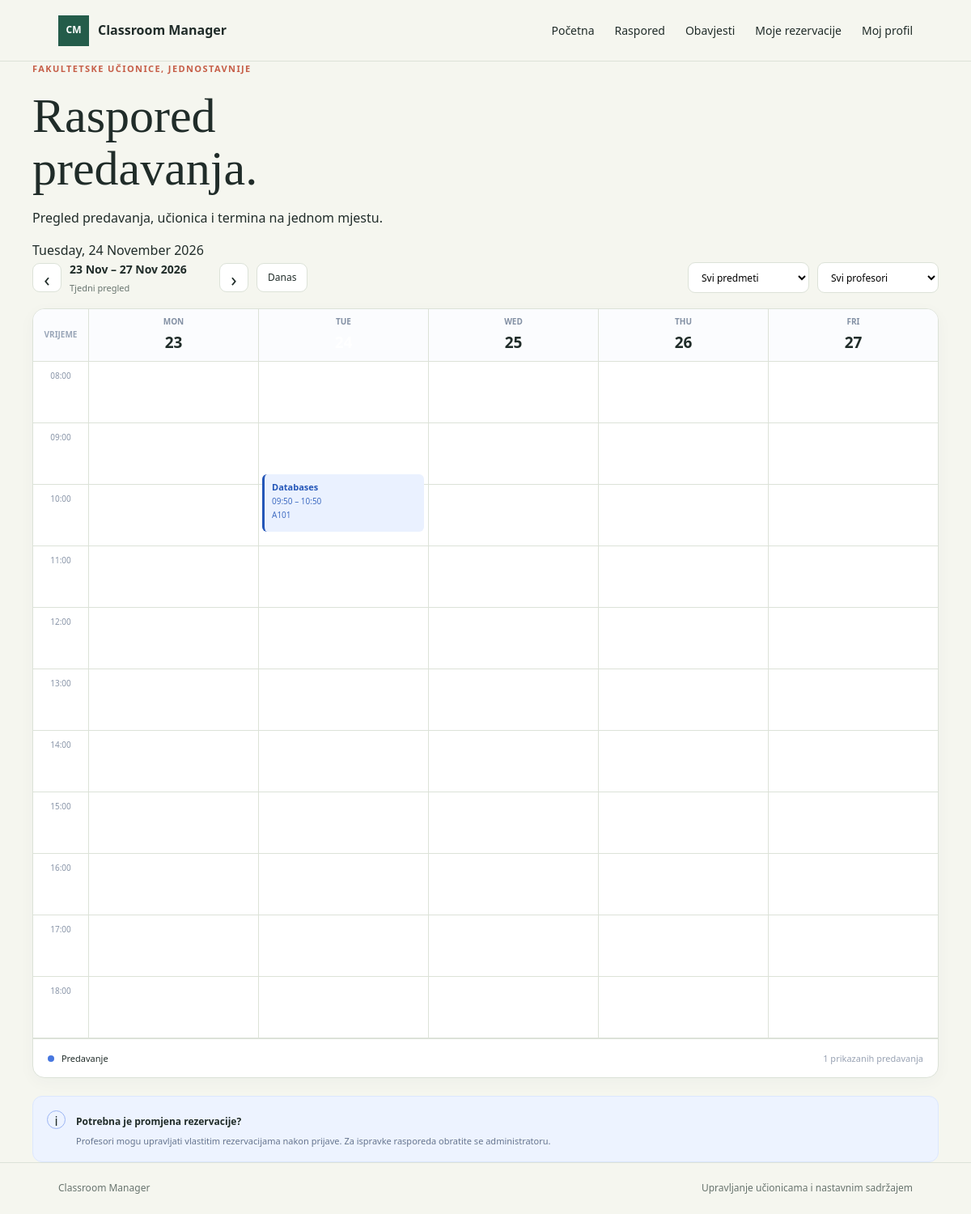
Screenshot of /timetable.php (signed in) with the database file from the repository.
### tables this page shows
CREATE TABLE `reservations` (
  `id` int NOT NULL,
  `classroom_id` int NOT NULL,
  `subject_id` int NOT NULL,
  `expected_students` int unsigned DEFAULT NULL,
  `user_id` int NOT NULL,
  `starts_at` datetime NOT NULL,
  `ends_at` datetime NOT NULL,
  `notes` text
);

CREATE TABLE `subjects` (
  `id` int NOT NULL,
  `name` varchar(150) NOT NULL
);

CREATE TABLE `classrooms` (
  `id` int NOT NULL,
  `room_code` varchar(30) NOT NULL,
  `capacity` int NOT NULL
);

### functions.php (called while the page is built, shortened)
<?php
function e(string|int|null $value): string
{
    return htmlspecialchars((string) $value, ENT_QUOTES | ENT_SUBSTITUTE, 'UTF-8');
}

### config.php (called while the page is built, shortened)
<?php
function db(): PDO
{
    static $pdo;
    if ($pdo instanceof PDO) {
        return $pdo;
    }
    $host = getenv('DB_HOST') ?: '127.0.0.1';
    $name = getenv('DB_NAME') ?: 'classroommanager';
    $user = getenv('DB_USER') ?: 'root';
    $password = getenv('DB_PASS');
    $password = $password === false ? '' : $password;
    $pdo = new PDO(
        "mysql:host={$host};dbname={$name};charset=utf8mb4",
        $user,
        $password,
        [
            PDO::ATTR_ERRMODE => PDO::ERRMODE_EXCEPTION,
            PDO::ATTR_DEFAULT_FETCH_MODE => PDO::FETCH_ASSOC,
            PDO::ATTR_EMULATE_PREPARES => false,
        ]
    );
    return $pdo;
}

### timetable.php (the view, shortened to what this page needs)
<?php
require_once __DIR__ . '/config.php';
require_once __DIR__ . '/functions.php';
$user = current_user();
$week = $_GET['week'] ?? date('Y-m-d');
$weekDate = DateTime::createFromFormat('Y-m-d', $week);
$weekDate->modify('monday this week');
$weekStart = $weekDate->format('Y-m-d');
$weekEnd = (clone $weekDate)->modify('+7 days')->format('Y-m-d');
$previousWeek = (clone $weekDate)
    ->modify('-7 days')->format('Y-m-d');
$nextWeek = (clone $weekDate)
    ->modify('+7 days')->format('Y-m-d');
$userId = $user['id'] ?? $user['ID'];
$sql = "
    SELECT
        r.id,
        r.starts_at,
        r.ends_at,
        r.notes,
        s.name AS subject_name,
        c.room_code,
        c.capacity,
        u.username AS professor_name
    FROM reservations r
    JOIN subjects s ON r.subject_id = s.id
    JOIN classrooms c ON r.classroom_id = c.id
    JOIN users u ON r.user_id = u.id
    WHERE r.starts_at < :week_end
    AND r.ends_at > :week_start
    AND r.subject_id IN (
        SELECT subject_id
        FROM user_subjects
        WHERE user_id = :user_id
    )
    ORDER BY r.starts_at
";
$stmt = db()->prepare($sql);
$stmt->execute([
    ':week_start' => $weekStart . ' 00:00:00',
    ':week_end' => $weekEnd . ' 00:00:00',
    ':user_id' => $userId
]);
$reservations = $stmt->fetchAll();
$days = [];
for ($i = 0; $i < 5; $i++) {
    $day = (clone $weekDate)->modify("+$i days");
    $days[] = [
        'date' => $day->format('Y-m-d'),
        'name' => $day->format('D'),
        'number' => $day->format('j')
    ];
}
$weekLabel =
    $weekDate->format('d M') .
    ' – ' .
    (clone $weekDate)->modify('+4 days')->format('d M Y');
$hours = range(8, 18);
require __DIR__ . '/header.php';
?>
<section class="page">
    <section class="page-heading">
        <div>
            <p class="eyebrow">FAKULTETSKE UČIONICE, JEDNOSTAVNIJE</p>
            <h1>Raspored<br><span>predavanja.</span></h1>
            <p class="subtitle">
                Pregled predavanja, učionica i termina na jednom mjestu.
            </p>
        </div>
        <div class="heading-date">
            <?= e(date('l, d F Y')) ?>
        </div>
    </section>
    <section class="toolbar">
        <div class="week-navigation">
            <a href="?week=<?= e($previousWeek) ?>"
               class="arrow-button"
               aria-label="Prethodni tjedan">
                &#8249;
            </a>
            <div class="week-label">
                <strong><?= e($weekLabel) ?></strong>
                <span>Tjedni pregled</span>
            </div>
            <a href="?week=<?= e($nextWeek) ?>"
               class="arrow-button"
               aria-label="Sljedeći tjedan">
                &#8250;
            </a>
            <a href="timetable.php" class="today-button">
                Danas
            </a>
        </div>
        <div class="filters">
            <select id="subjectFilter">
                <option value="">Svi predmeti</option>
            </select>
            <select id="professorFilter">
                <option value="">Svi profesori</option>
            </select>
        </div>
    </section>
    <section class="schedule-card">
        <div class="schedule-scroll">
            <div class="timetable">
                <div class="corner-cell">
                    VRIJEME
                </div>
                <?php foreach ($days as $day): ?>
                    <div class="day-heading
                        <?= $day['date'] == date('Y-m-d') ? 'is-today' : '' ?>">
                        <span><?= strtoupper(e($day['name'])) ?></span>
                        <strong><?= e($day['number']) ?></strong>
                    </div>
                <?php endforeach; ?>
                <?php foreach ($hours as $hour): ?>
                    <div class="time-cell">
                        <?= sprintf('%02d:00', $hour) ?>
                    </div>
                    <?php foreach ($days as $day): ?>
                        <div class="slot-cell"></div>
                    <?php endforeach; ?>
                <?php endforeach; ?>
                <?php foreach ($reservations as $reservation):
                    $start = new DateTime($reservation['starts_at']);
                    $end = new DateTime($reservation['ends_at']);
                    $dayIndex = (int)$start->format('N') - 1;
                    $startMinutes =
                        ((int)$start->format('H') - 8) * 60
                        + (int)$start->format('i');
                    $duration =
                        ($end->getTimestamp() - $start->getTimestamp()) / 60;
                    $top = ($startMinutes / 60) * 76;
                    $height = max(38, ($duration / 60) * 76 - 5);
                    $colors = ['blue', 'green', 'purple', 'orange', 'pink'];
                    $color = $colors[$reservation['id'] % count($colors)];
                ?>
                    <button
                        type="button"
                        class="lecture lecture-<?= e($color) ?>"
                        style="
                            --day-index: <?= $dayIndex ?>;
                            --event-top: <?= $top ?>px;
                            --event-height: <?= $height ?>px;
                        "
                        data-subject="<?= e($reservation['subject_name']) ?>"
                        data-professor="<?= e($reservation['professor_name']) ?>"
                        data-title="<?= e($reservation['subject_name']) ?>"
                        data-room="<?= e($reservation['room_code']) ?>"
                        data-professor-name="<?= e($reservation['professor_name']) ?>"
                        data-start="<?= e($start->format('H:i')) ?>"
                        data-end="<?= e($end->format('H:i')) ?>"
                        data-date="<?= e($start->format('l, d F Y')) ?>"
                        data-capacity="<?= (int)$reservation['capacity'] ?>"
                        data-notes="<?= e($reservation['notes']) ?>"
                    >
                        <strong>
                            <?= e($reservation['subject_name']) ?>
                        </strong>
                        <span>
                            <?= e($start->format('H:i')) ?>
                            –
                            <?= e($end->format('H:i')) ?>
                        </span>
                        <span>
                            <?= e($reservation['room_code']) ?>
                        </span>
                    </button>
                <?php endforeach; ?>
            </div>
        </div>
        <div class="schedule-footer">
            <span>
                <i class="legend-dot blue"></i>
                Predavanje
            </span>
            <span class="muted">
            </span>
        </div>
    </section>
    <section class="info-strip">
        <div class="info-icon">i</div>
        <div>
            <strong>Potrebna je promjena rezervacije?</strong>
            <p>
                Profesori mogu upravljati vlastitim rezervacijama nakon prijave.
                Za ispravke rasporeda obratite se administratoru.
            </p>
        </div>
    </section>
</section>
<?php require __DIR__ . '/footer.php'; ?>

### assets/style.css (style rules this page uses)
:root { color-scheme: light; --ink: #202c29; --muted: #68746e; --paper: #f5f6ef; --surface: #ffffff; --line: #dce2d8; --green: #245c4a; --green-dark: #193f34; --lime: #dce98a; --coral: #c65e48; --danger-bg: #fff0ec; --success-bg: #edf6e9; }
* { box-sizing: border-box; }
body { margin: 0; min-height: 100vh; display: flex; flex-direction: column; background: var(--paper); color: var(--ink); font-family: "Trebuchet MS", "Segoe UI", sans-serif; font-size: 16px; line-height: 1.55; }
a { color: var(--green); }
.eyebrow { margin: 0 0 18px; color: var(--coral); font-size: 11px; font-weight: 700; letter-spacing: 1.4px; }
h1, h2 { margin: 0; font-family: Georgia, "Times New Roman", serif; font-weight: 400; letter-spacing: 0; }
h1 { font-size: clamp(42px, 5vw, 64px); line-height: 1.08; }

### assets/timetable.css (style rules this page uses)
:root { --hour-height: 76px; }
.toolbar { display: flex; justify-content: space-between; align-items: center; gap: 18px; margin-bottom: 17px; }
.week-navigation { display: flex; align-items: center; gap: 10px; }
.week-label { min-width: 175px; display: flex; flex-direction: column; gap: 3px; }
.week-label strong { font-size: 14px; }
.week-label span { color: var(--muted); font-size: 11px; }
.arrow-button, .today-button { display: grid; place-items: center; height: 36px; border: 1px solid var(--line); background: white; border-radius: 9px; color: var(--ink); text-decoration: none; }
.arrow-button { width: 36px; font-size: 24px; }
.today-button { padding: 0 13px; font-size: 12px; }
.filters { display: flex; gap: 10px; }
.filters select { height: 38px; min-width: 150px; padding: 0 12px; border: 1px solid var(--line); border-radius: 9px; background: white; font: inherit; font-size: 12px; }
.schedule-card { background: white; border: 1px solid var(--line); border-radius: 15px; overflow: hidden; box-shadow: 0 5px 20px rgba(31,48,85,.035); }
.schedule-scroll { overflow-x: auto; }
.timetable { min-width: 760px; display: grid; grid-template-columns: 68px repeat(5, minmax(120px, 1fr)); grid-template-rows: 65px repeat(11, var(--hour-height)); position: relative; }
.corner-cell, .day-heading { display: flex; align-items: center; justify-content: center; background: #fbfcfe; border-bottom: 1px solid var(--line); }
.corner-cell { color: #9aa6b8; font-size: 10px; font-weight: 700; }
.day-heading { flex-direction: column; gap: 3px; border-left: 1px solid var(--line); }
.day-heading span { color: #8390a4; font-size: 10px; font-weight: 700; }
.day-heading strong { font-size: 19px; }
.day-heading.is-today strong { background: var(--primary); color: white; border-radius: 50%; width: 29px; height: 29px; display: grid; place-items: center; }
.time-cell { display: flex; justify-content: center; padding-top: 10px; color: #8995a8; font-size: 10px; border-bottom: 1px solid var(--line); }
.slot-cell { border-left: 1px solid var(--line); border-bottom: 1px solid var(--line); }
.lecture { position: absolute; left: calc( 68px + (100% - 68px) / 5 * var(--day-index) + 5px ); width: calc((100% - 68px) / 5 - 10px); top: calc(65px + var(--event-top)); height: var(--event-height); min-height: 38px; padding: 8px 9px; border: none; border-left: 3px solid currentColor; border-radius: 6px; text-align: left; cursor: pointer; display: flex; flex-direction: column; gap: 3px; overflow: hidden; font-family: inherit; }
.lecture strong { font-size: 11px; }
.lecture span { font-size: 10px; opacity: .85; }
.lecture-blue { color: #2456b8; background: #eaf1ff; }
.schedule-footer { min-height: 48px; display: flex; align-items: center; justify-content: space-between; padding: 0 18px; border-top: 1px solid var(--line); font-size: 11px; }
.legend-dot { display: inline-block; width: 8px; height: 8px; border-radius: 50%; margin-right: 6px; background: #4777df; }
.muted { color: #98a2b3; }
.info-strip { display: flex; gap: 13px; margin-top: 22px; padding: 17px; background: #edf3ff; border: 1px solid #dce7ff; border-radius: 12px; }
.info-icon { display: grid; place-items: center; width: 23px; height: 23px; flex-shrink: 0; border: 1px solid #9bb4f4; border-radius: 50%; color: var(--primary); }
.info-strip strong { font-size: 12px; }
.info-strip p { margin: 4px 0 0; color: #65748e; font-size: 11px; line-height: 1.6; }

### rows the page displays
reservations: subject.name "Databases", starts_at "09:50", ends_at "10:50", classroom.room_code "A101"

### other values shown
$weekLabel "23 Nov – 27 Nov 2026"
$day['name'] "MON"
$day['number'] "23"
$day['name'] "TUE"
$day['name'] "WED"
$day['number'] "25"
$day['name'] "THU"
$day['number'] "26"
$day['name'] "FRI"
$day['number'] "27"
$hour "08"
$hour "09"
$hour "10"
$hour "11"
$hour "12"
